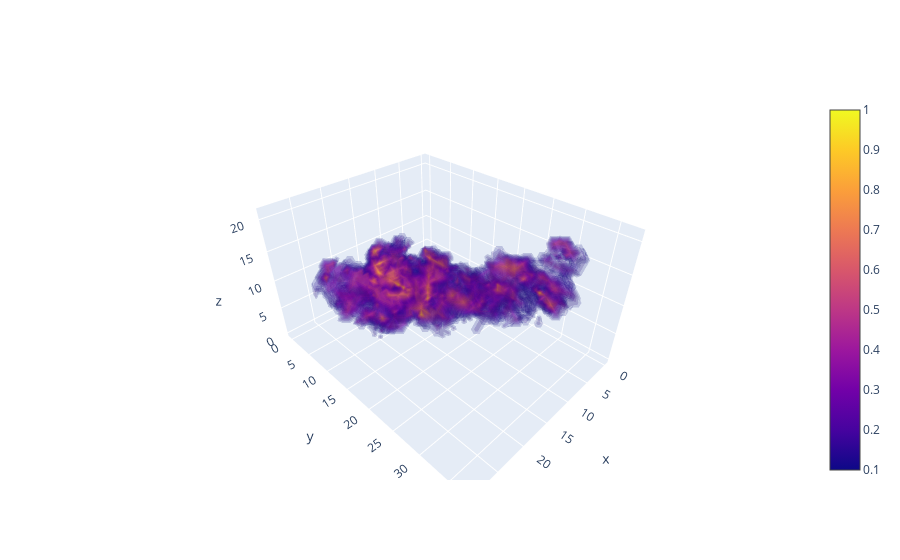

The notebook cell saved with this chart:
### Code cell
# Create axis
axes = list(dim[:3])
dim1 = list(dim[:3])[0]
dim2 = list(dim[:3])[1]
dim3 = list(dim[:3])[2]

# Create Data
data = sum_vol.np.reshape(list(dim[:3]))

X, Y, Z = np.mgrid[0:dim1:1, 0:dim2:1, 0:dim3:1]
values = np.flip(data, axis=[1,2])

fig = go.Figure(data=go.Volume(
    x=X.flatten(),
    y=Y.flatten(),
    z=Z.flatten(),
    value=values.flatten(),
    isomin=0.1,
    isomax=1,
    opacity=0.1, # needs to be small to see through all surfaces
    surface_count=17, # needs to be a large number for good volume rendering
    ))
fig.show()

### Figure 1 — Plotly figure (JSON) as saved in the notebook; plotly's stock layout.template omitted (floating-point values rounded to 4 significant figures; data arrays with more than 128 entries replaced by an {"elided": "..."} marker saying what was removed)
{"data": [{"isomax": 1, "isomin": 0.1, "opacity": 0.1, "surface": {"count": 17}, "type": "volume", "value": {"elided": "25080 float values"}, "x": {"elided": "25080 int values"}, "y": {"elided": "25080 int values"}, "z": {"elided": "25080 int values"}}], "layout": {}}
